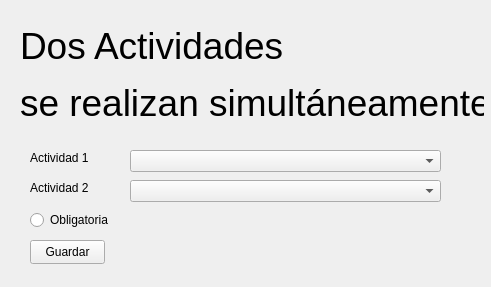
<?xml version="1.0" encoding="UTF-8"?>
<ui version="4.0">
 <class>res_mismoDia</class>
 <widget class="QWidget" name="res_mismoDia">
  <property name="geometry">
   <rect>
    <x>0</x>
    <y>0</y>
    <width>491</width>
    <height>287</height>
   </rect>
  </property>
  <property name="windowTitle">
   <string>res_mismoDia</string>
  </property>
  <widget class="QLabel" name="actividad1">
   <property name="geometry">
    <rect>
     <x>30</x>
     <y>150</y>
     <width>71</width>
     <height>16</height>
    </rect>
   </property>
   <property name="text">
    <string>Actividad 1</string>
   </property>
  </widget>
  <widget class="QLabel" name="actividad2">
   <property name="geometry">
    <rect>
     <x>30</x>
     <y>180</y>
     <width>61</width>
     <height>16</height>
    </rect>
   </property>
   <property name="text">
    <string>Actividad 2</string>
   </property>
  </widget>
  <widget class="QComboBox" name="actividad1Text">
   <property name="geometry">
    <rect>
     <x>130</x>
     <y>150</y>
     <width>311</width>
     <height>22</height>
    </rect>
   </property>
  </widget>
  <widget class="QComboBox" name="actividad2Text">
   <property name="geometry">
    <rect>
     <x>130</x>
     <y>180</y>
     <width>311</width>
     <height>22</height>
    </rect>
   </property>
  </widget>
  <widget class="QPushButton" name="save">
   <property name="geometry">
    <rect>
     <x>30</x>
     <y>240</y>
     <width>75</width>
     <height>24</height>
    </rect>
   </property>
   <property name="text">
    <string>Guardar</string>
   </property>
  </widget>
  <widget class="QWidget" name="layoutWidget">
   <property name="geometry">
    <rect>
     <x>20</x>
     <y>20</y>
     <width>464</width>
     <height>108</height>
    </rect>
   </property>
   <layout class="QVBoxLayout" name="verticalLayout">
    <item>
     <widget class="QLabel" name="Title">
      <property name="font">
       <font>
        <pointsize>28</pointsize>
       </font>
      </property>
      <property name="text">
       <string>Dos Actividades </string>
      </property>
     </widget>
    </item>
    <item>
     <widget class="QLabel" name="Title2">
      <property name="font">
       <font>
        <pointsize>28</pointsize>
       </font>
      </property>
      <property name="text">
       <string>se realizan simultáneamente</string>
      </property>
     </widget>
    </item>
   </layout>
  </widget>
  <widget class="QRadioButton" name="obligatoria">
   <property name="geometry">
    <rect>
     <x>30</x>
     <y>210</y>
     <width>92</width>
     <height>20</height>
    </rect>
   </property>
   <property name="text">
    <string>Obligatoria</string>
   </property>
  </widget>
 </widget>
 <resources/>
 <connections/>
</ui>
